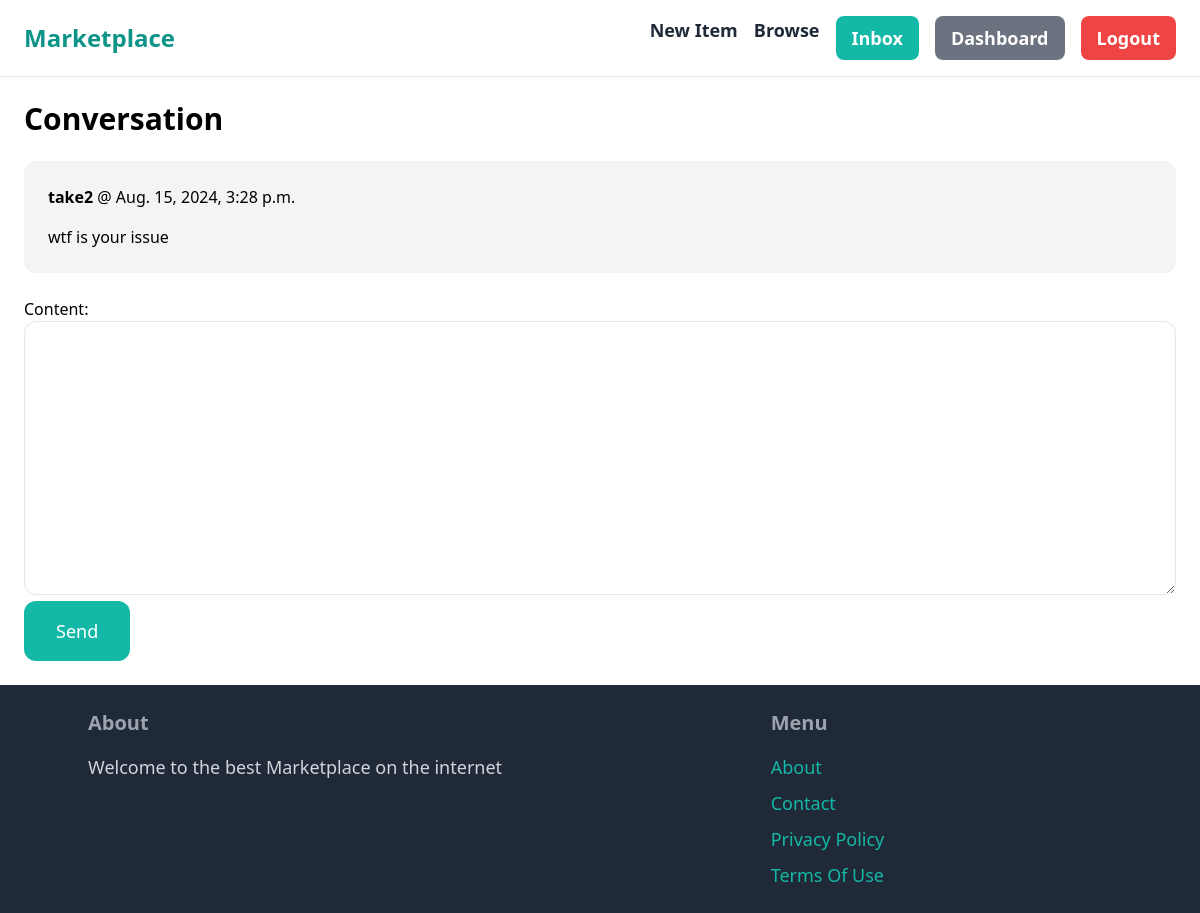
/inbox/3/ (signed in), run on an earlier commit of the app's database.
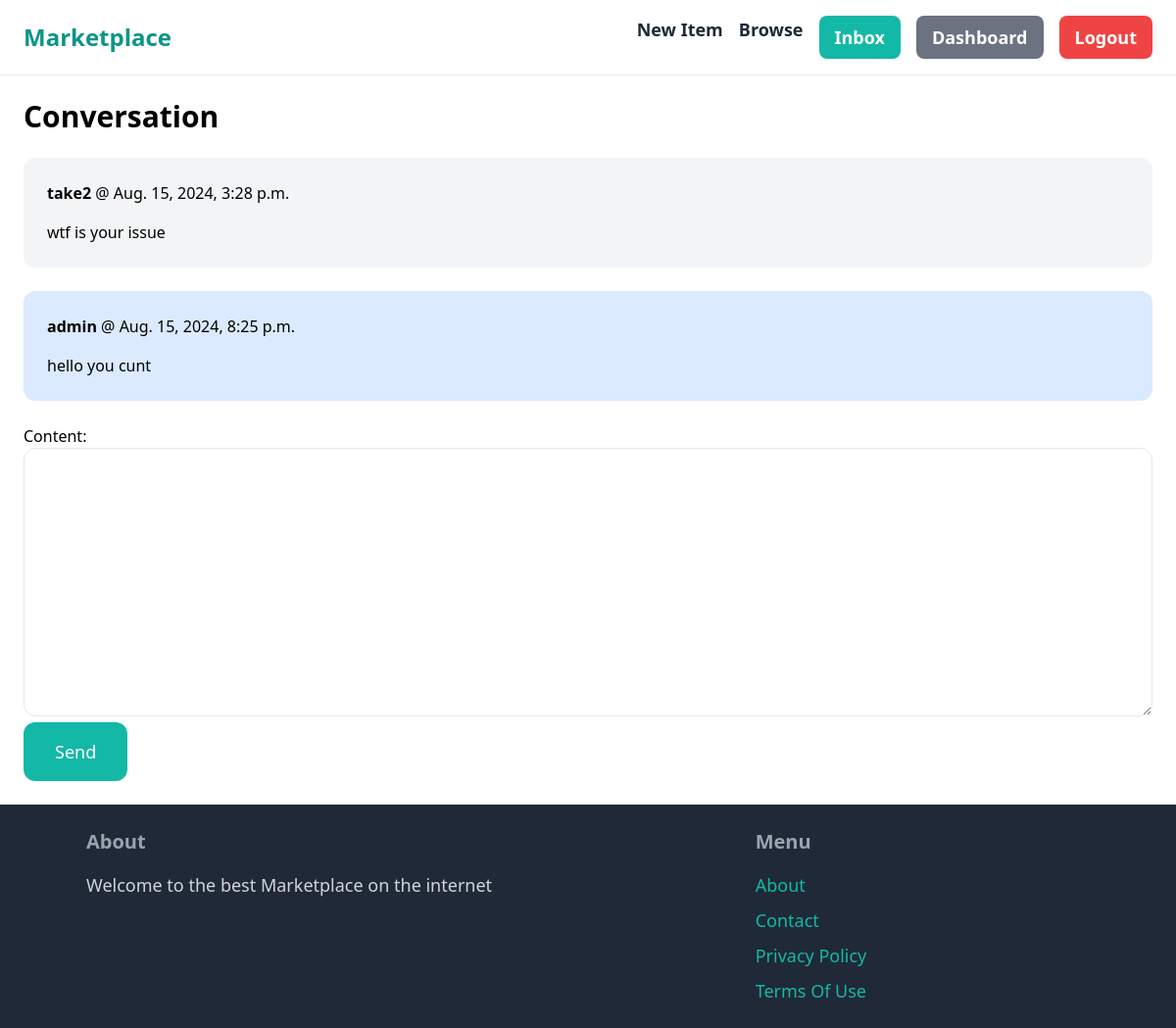
And on a later commit of the database.
### conversation/models.py (models this page shows)
class ConversationMessage(models.Model):
    conversation = models.ForeignKey(Conversation, related_name='messages', on_delete=models.CASCADE)
    content = models.TextField()
    created_at = models.DateTimeField(auto_now_add=True)
    created_by = models.ForeignKey(User, related_name='created_messages', on_delete=models.CASCADE)

### conversation/views.py (the view)
# urls.py: path('<int:pk>/', views.detail, name='detail'),  # Default path for the inbox view
@login_required
def detail(request, pk):
    conversation = Conversation.objects.filter(members__in=[request.user.id]).get(pk=pk)
    if request.method =='POST':
        form = ConversationMessageForm(request.POST)
        if form.is_valid():
            conversation_message = form.save(commit=False)
            conversation_message.conversation = conversation
            conversation_message.created_by = request.user
            conversation_message.save()
            conversation.save()
            return redirect('conversation:detail', pk=pk)
    else:
        form = ConversationMessageForm()
    return render(request, 'conversation/detail.html', {
        'conversation' : conversation,
        'form' : form
    })

### conversation/forms.py
class ConversationMessageForm(forms.ModelForm):
    class Meta:
        model =ConversationMessage
        fields = ('content',)
        widgets = {
            'content': forms.Textarea(attrs={
                'class': 'w-full py-4 px-6 rounded-xl border'
            })
        }

### conversation/templates/conversation/detail.html (shortened to what this page needs)
{% extends 'core/base.html' %}
{% block content %}
<h1 class="mb-6 text-3xl font-semibold">Conversation</h1>
<div class="space-y-6">
    {% for message in conversation.messages.all %}
        <div class="p-6 flex {% if message.created_by == request.user %}bg-blue-100{% else %} items-center bg-gray-100 {% endif %} rounded-xl hover:bg-gray-200 transition duration-200">
           <div>
                <p class="mb-4"><strong>{{  message.created_by.username }}</strong> @ {{ message.created_at }}</p>
                <p>{{ message.content }}</p>
           </div>
        </div>
    {% empty %}
    <p class="text-gray-600">No conversations yet. Start by contacting a seller or buyer.</p>
    {% endfor %}
</div>
<form method="post" action="." class="mt-6">
    {{ form.as_p }}
    <button class="py-4 px-8 text-lg text-white bg-teal-500 hover:bg-teal-700 rounded-xl">Send</button>
</form>
{% endblock %}

What changed in the data, as far as the page shows it:
added ConversationMessage: created_by.username "admin", created_at "Aug. 15, 2024, 8:25 p.m.", content "hello you cunt"
